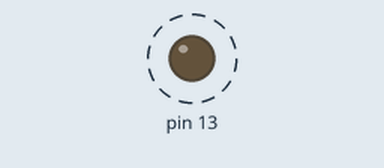
This sketch was run on a simulated Arduino Uno, built with avr-gcc and run on an emulated ATmega328P. Shown: output pins drawn as LEDs (lit = HIGH). Dashed ring = blinking.

Above: at 0.5 s.
Timing chart, 0 to 4.6 s (numbered marks = the images above):
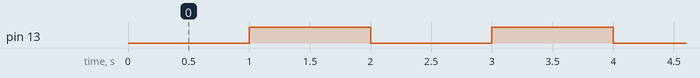

The sketch:

1st.ino
```cpp
bool led_state=0;

void setup()
{
  pinMode(13,OUTPUT);
}

void loop()
{
  digitalWrite(13,led_state);//CONTROL THE LED.
  led_state=!led_state;
  delay(1000);//WAIT 1SEC.
}
```

Measured:
- by itself, pin 13: alternates HIGH for 1.0 s and LOW for 1.0 s
